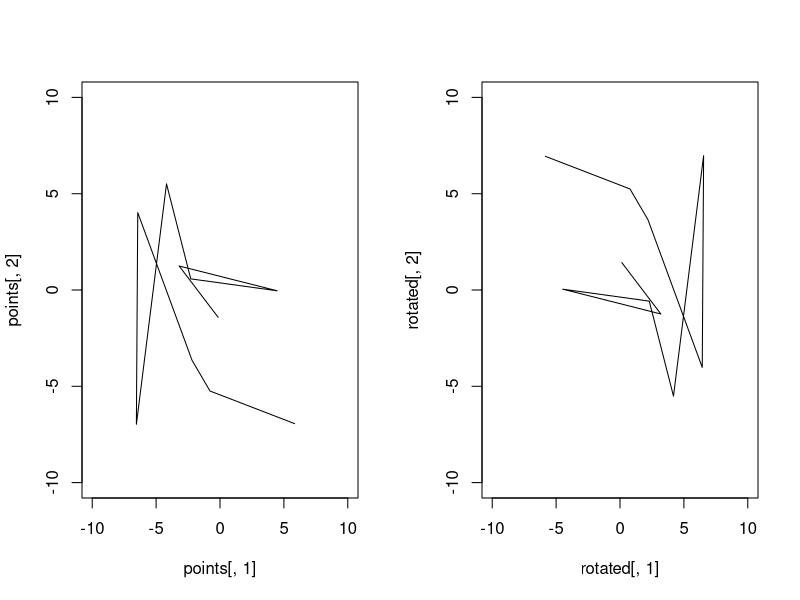

Source code (R):
#!/usr/bin/env Rscript

cat("Loading Wilcoxon ANOVA.\n");

###############################################################################

wilcoxanova=function(dist, grpA_idx, grpB_idx){
	
	# Get number of samples in each group for sanity check
	nA=length(grpA_idx);
	nB=length(grpB_idx);
	cat("GrpA Size: ", nA, "\n");
	cat("GrpB Size: ", nB, "\n");

	#print(grpA_idx);
	#print(grpB_idx);

	# Convert dist structure (half matrix) to full matrix
	distmat=as.matrix(dist);
	
	# Extract the INTER distances
	inter_dist=distmat[grpA_idx, grpB_idx];
	#print(inter_dist);
	#print(as.vector(inter_dist));

	# Extract the INTRA distances
	intra_dist_A=distmat[grpA_idx, grpA_idx];
	intra_dist_B=distmat[grpB_idx, grpB_idx];

	# Just grab the bottom triangle, excluding self-self
	intra_dist_A_vect=as.vector(as.dist(intra_dist_A));
	intra_dist_B_vect=as.vector(as.dist(intra_dist_B));
	intra_dist=c(intra_dist_A_vect, intra_dist_B_vect);

	# Compare median intra to intra distances.
	# Test if INTER is greater than INTRA.
	# hist(c(inter_dist, intra_dist))
	wctest=wilcox.test(inter_dist, intra_dist, alternative="greater");

	# Prepare return value
	res=list();
	res$inter_med=median(inter_dist);
	res$intra_med=median(intra_dist);
	res$pval=wctest$p.value;
	res$grpA_med=median(intra_dist_A_vect);
	res$grpB_med=median(intra_dist_B_vect);
	return(res);
}

###############################################################################

# Set to 1 to test
if(0){

	#set.seed(10);
	n1=100;
	n2=100;
	cl1x=rnorm(n1, 0, 1);
	cl1y=rnorm(n1, 0, 1);
	cl2x=rnorm(n2, 1, 1);
	cl2y=rnorm(n2, 1, 1);

	x_all=c(cl1x, cl2x);
	y_all=c(cl1y, cl2y);

	mat_all=cbind(x_all, y_all);
	rownames(mat_all)=c(sprintf("A%i", 1:n1), sprintf("B%i", 1:n2));
	#print(mat_all);
	
	dist_mat=dist(mat_all);
	#print(dist_mat);
	plot(x_all, y_all, col=c(rep(1, n1), rep(2, n2)));

	res=wilcoxanova(dist_mat, 1:n1, (n1+1):(n1+n2));
	
	print(res);
	
}

###############################################################################

add_centroids_to_distmat=function(dist, grpA_idx, grpB_idx){
	
	distmat=as.matrix(dist);
	
	#print(distmat);
	cA=apply(distmat[grpA_idx,],2,mean);
	cB=apply(distmat[grpB_idx,],2,mean);
	#print(cA);
	#print(cB);

	cvc_dist=mean(distmat[grpA_idx,grpB_idx]);
	newdistmat=rbind(distmat,cA,cB);
	newdistmat=cbind(newdistmat, c(cA,0,cvc_dist), c(cB,cvc_dist,0));
	colnames(newdistmat)=rownames(newdistmat);

	#print(newdistmat);
	return(as.dist(newdistmat))
}

if(0){
	set.seed(10);
	pts=matrix(runif(15,0,10), nrow=5);
	distmat=dist(pts);

	print(distmat);
	wcent=add_centroids_to_distmat(distmat, 1:2, 3:5);
	print(wcent);
}

###############################################################################

level_rotate=function(pt1, pt2, points){

	x1=pt1[1];
	y1=pt1[2];
	x2=pt2[1];
	y2=pt2[2];
	# Compute angle between pt1 and pt2
	rad_ang=atan((y2-y1)/(x2-x1));
	print(rad_ang*(360/(2*pi)))
	rot_radang=rad_ang;
	if(x1<x2){
		rot_radang=rot_radang+pi;
	}	
	cat("Counter Rotation Angle: ", rot_radang*360/(2*pi), "\n")
	rot_mat=matrix(c(cos(rot_radang), -sin(rot_radang), sin(rot_radang), cos(rot_radang)), nrow=2, byrow=T);
	print(rot_mat);
	rotated=points %*% rot_mat;

	return(rotated);
	
}

if(1){

	pdf("Rplots.pdf", height=8.5, width=17);
	par(mfrow=c(1,2));
	points=matrix(runif(20,-1,1)*7, ncol=2);
	plot(points[,1], points[,2], col=1:20, ylim=c(-10,10), xlim=c(-10,10), type="l");
	rotated=level_rotate(c(0,0), c(1,0), points);
	plot(rotated[,1], rotated[,2], col=1:20, ylim=c(-10,10), xlim=c(-10,10), type="l");
	

}

###############################################################################
